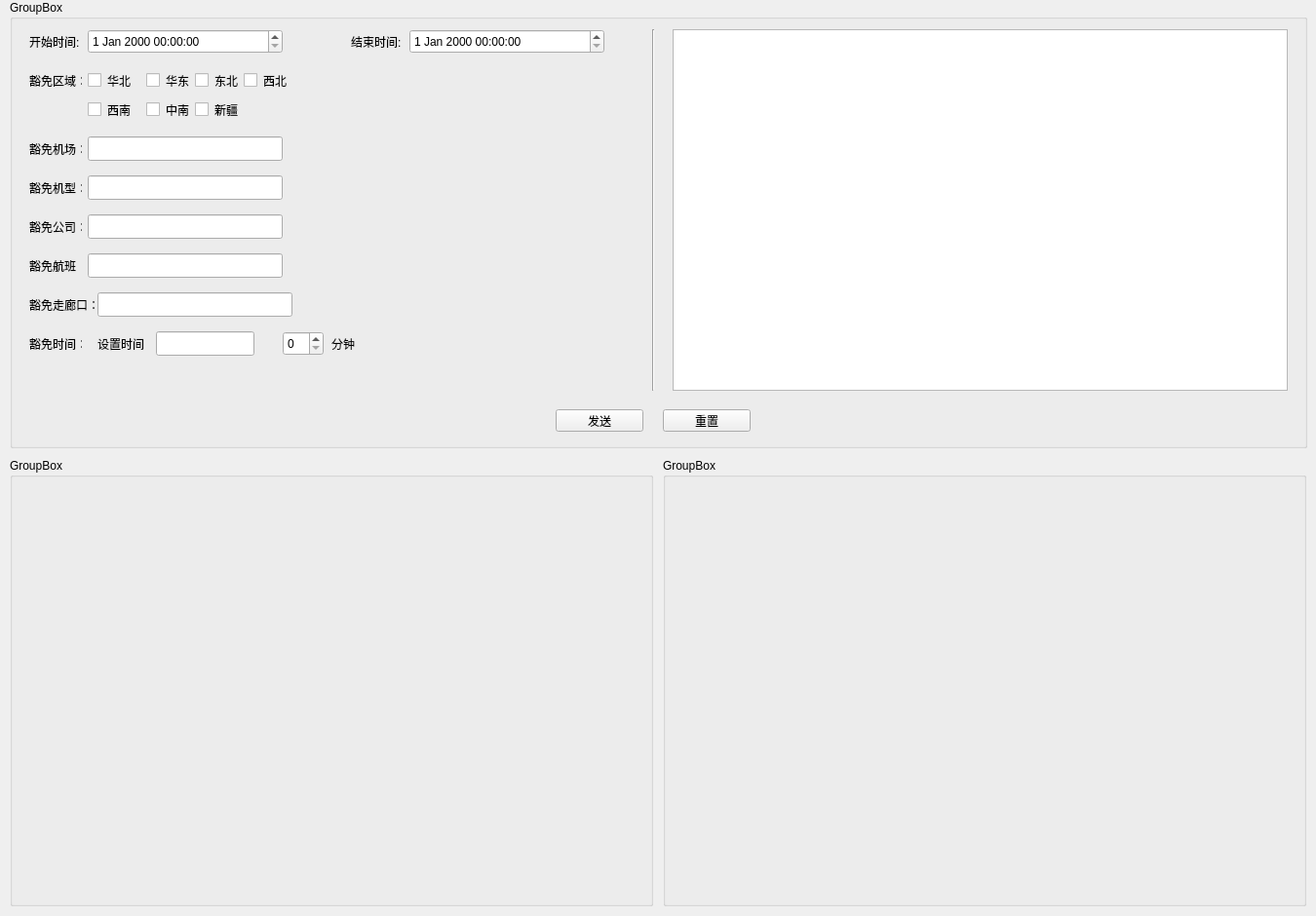
<?xml version="1.0" encoding="UTF-8"?>
<ui version="4.0">
 <class>fmgment</class>
 <widget class="QWidget" name="fmgment">
  <property name="geometry">
   <rect>
    <x>0</x>
    <y>0</y>
    <width>1350</width>
    <height>940</height>
   </rect>
  </property>
  <property name="windowTitle">
   <string>Form</string>
  </property>
  <widget class="QGroupBox" name="groupBox_1">
   <property name="geometry">
    <rect>
     <x>10</x>
     <y>0</y>
     <width>1331</width>
     <height>460</height>
    </rect>
   </property>
   <property name="styleSheet">
    <string notr="true">border-color: qlineargradient(spread:pad, x1:0, y1:0, x2:0, y2:1, stop:0 rgba(255, 255, 255, 255), stop:0.495 rgba(255, 255, 255, 255), stop:0.505 rgba(255, 0, 0, 255), stop:1 rgba(255, 0, 0, 255));</string>
   </property>
   <property name="title">
    <string>GroupBox</string>
   </property>
   <widget class="QLineEdit" name="lineEdit_hmjx">
    <property name="geometry">
     <rect>
      <x>80</x>
      <y>180</y>
      <width>200</width>
      <height>25</height>
     </rect>
    </property>
   </widget>
   <widget class="QLabel" name="label_8">
    <property name="geometry">
     <rect>
      <x>20</x>
      <y>340</y>
      <width>54</width>
      <height>25</height>
     </rect>
    </property>
    <property name="text">
     <string>豁免时间：</string>
    </property>
   </widget>
   <widget class="QLineEdit" name="lineEdit_hmgs">
    <property name="geometry">
     <rect>
      <x>80</x>
      <y>220</y>
      <width>200</width>
      <height>25</height>
     </rect>
    </property>
   </widget>
   <widget class="QLabel" name="label_2">
    <property name="geometry">
     <rect>
      <x>20</x>
      <y>70</y>
      <width>54</width>
      <height>25</height>
     </rect>
    </property>
    <property name="text">
     <string>豁免区域：</string>
    </property>
   </widget>
   <widget class="QCheckBox" name="checkBox_xinjiang">
    <property name="geometry">
     <rect>
      <x>190</x>
      <y>100</y>
      <width>70</width>
      <height>25</height>
     </rect>
    </property>
    <property name="text">
     <string>新疆</string>
    </property>
   </widget>
   <widget class="QCheckBox" name="checkBox_huabei">
    <property name="geometry">
     <rect>
      <x>80</x>
      <y>70</y>
      <width>70</width>
      <height>25</height>
     </rect>
    </property>
    <property name="text">
     <string>华北</string>
    </property>
   </widget>
   <widget class="QLabel" name="label_7">
    <property name="geometry">
     <rect>
      <x>20</x>
      <y>260</y>
      <width>51</width>
      <height>25</height>
     </rect>
    </property>
    <property name="text">
     <string>豁免航班：</string>
    </property>
   </widget>
   <widget class="QLineEdit" name="lineEdit_hmzlk">
    <property name="geometry">
     <rect>
      <x>90</x>
      <y>300</y>
      <width>200</width>
      <height>25</height>
     </rect>
    </property>
   </widget>
   <widget class="QCheckBox" name="checkBox_huadong">
    <property name="geometry">
     <rect>
      <x>140</x>
      <y>70</y>
      <width>70</width>
      <height>25</height>
     </rect>
    </property>
    <property name="text">
     <string>华东</string>
    </property>
   </widget>
   <widget class="QLabel" name="label_9">
    <property name="geometry">
     <rect>
      <x>90</x>
      <y>340</y>
      <width>54</width>
      <height>25</height>
     </rect>
    </property>
    <property name="text">
     <string>设置时间</string>
    </property>
   </widget>
   <widget class="QLineEdit" name="lineEdit_settime">
    <property name="geometry">
     <rect>
      <x>150</x>
      <y>340</y>
      <width>101</width>
      <height>25</height>
     </rect>
    </property>
   </widget>
   <widget class="QLabel" name="label_starttime_5">
    <property name="geometry">
     <rect>
      <x>330</x>
      <y>340</y>
      <width>31</width>
      <height>25</height>
     </rect>
    </property>
    <property name="text">
     <string>分钟</string>
    </property>
   </widget>
   <widget class="QCheckBox" name="checkBox_dongbei">
    <property name="geometry">
     <rect>
      <x>190</x>
      <y>70</y>
      <width>70</width>
      <height>25</height>
     </rect>
    </property>
    <property name="text">
     <string>东北</string>
    </property>
   </widget>
   <widget class="QLabel" name="label_4">
    <property name="geometry">
     <rect>
      <x>20</x>
      <y>180</y>
      <width>54</width>
      <height>25</height>
     </rect>
    </property>
    <property name="text">
     <string>豁免机型：</string>
    </property>
   </widget>
   <widget class="QLineEdit" name="lineEdit_hmjc">
    <property name="geometry">
     <rect>
      <x>80</x>
      <y>140</y>
      <width>200</width>
      <height>25</height>
     </rect>
    </property>
   </widget>
   <widget class="QLineEdit" name="lineEdit_hmhb">
    <property name="geometry">
     <rect>
      <x>80</x>
      <y>260</y>
      <width>200</width>
      <height>25</height>
     </rect>
    </property>
   </widget>
   <widget class="QCheckBox" name="checkBox_xinan">
    <property name="geometry">
     <rect>
      <x>80</x>
      <y>100</y>
      <width>70</width>
      <height>25</height>
     </rect>
    </property>
    <property name="text">
     <string>西南</string>
    </property>
   </widget>
   <widget class="QLabel" name="label_6">
    <property name="geometry">
     <rect>
      <x>20</x>
      <y>220</y>
      <width>54</width>
      <height>25</height>
     </rect>
    </property>
    <property name="text">
     <string>豁免公司：</string>
    </property>
   </widget>
   <widget class="QLabel" name="label_5">
    <property name="geometry">
     <rect>
      <x>20</x>
      <y>300</y>
      <width>71</width>
      <height>25</height>
     </rect>
    </property>
    <property name="text">
     <string>豁免走廊口：</string>
    </property>
   </widget>
   <widget class="QCheckBox" name="checkBox_zhongnan">
    <property name="geometry">
     <rect>
      <x>140</x>
      <y>100</y>
      <width>70</width>
      <height>25</height>
     </rect>
    </property>
    <property name="text">
     <string>中南</string>
    </property>
   </widget>
   <widget class="QLabel" name="label_starttime">
    <property name="geometry">
     <rect>
      <x>20</x>
      <y>30</y>
      <width>61</width>
      <height>25</height>
     </rect>
    </property>
    <property name="text">
     <string>开始时间:</string>
    </property>
   </widget>
   <widget class="QLabel" name="label_3">
    <property name="geometry">
     <rect>
      <x>20</x>
      <y>140</y>
      <width>54</width>
      <height>25</height>
     </rect>
    </property>
    <property name="text">
     <string>豁免机场：</string>
    </property>
   </widget>
   <widget class="QSpinBox" name="spinBox_endtime_2">
    <property name="geometry">
     <rect>
      <x>280</x>
      <y>340</y>
      <width>42</width>
      <height>25</height>
     </rect>
    </property>
   </widget>
   <widget class="QCheckBox" name="checkBox_xibei">
    <property name="geometry">
     <rect>
      <x>240</x>
      <y>70</y>
      <width>70</width>
      <height>25</height>
     </rect>
    </property>
    <property name="text">
     <string>西北</string>
    </property>
   </widget>
   <widget class="QDateTimeEdit" name="dateTimeEdit_start">
    <property name="geometry">
     <rect>
      <x>80</x>
      <y>30</y>
      <width>200</width>
      <height>25</height>
     </rect>
    </property>
   </widget>
   <widget class="QLabel" name="label_endtime">
    <property name="geometry">
     <rect>
      <x>350</x>
      <y>30</y>
      <width>61</width>
      <height>25</height>
     </rect>
    </property>
    <property name="text">
     <string>结束时间:</string>
    </property>
   </widget>
   <widget class="QDateTimeEdit" name="dateTimeEdit_end">
    <property name="geometry">
     <rect>
      <x>410</x>
      <y>30</y>
      <width>200</width>
      <height>25</height>
     </rect>
    </property>
   </widget>
   <widget class="QPushButton" name="pushButton_OK">
    <property name="geometry">
     <rect>
      <x>560</x>
      <y>420</y>
      <width>90</width>
      <height>23</height>
     </rect>
    </property>
    <property name="text">
     <string>发送</string>
    </property>
   </widget>
   <widget class="QTableWidget" name="tableWidget">
    <property name="geometry">
     <rect>
      <x>680</x>
      <y>30</y>
      <width>631</width>
      <height>371</height>
     </rect>
    </property>
   </widget>
   <widget class="Line" name="line">
    <property name="geometry">
     <rect>
      <x>650</x>
      <y>30</y>
      <width>21</width>
      <height>371</height>
     </rect>
    </property>
    <property name="orientation">
     <enum>Qt::Vertical</enum>
    </property>
   </widget>
   <widget class="QPushButton" name="pushButton_Reset">
    <property name="geometry">
     <rect>
      <x>670</x>
      <y>420</y>
      <width>90</width>
      <height>23</height>
     </rect>
    </property>
    <property name="text">
     <string>重置</string>
    </property>
   </widget>
   <widget class="QLabel" name="label_hmjcts">
    <property name="geometry">
     <rect>
      <x>290</x>
      <y>140</y>
      <width>141</width>
      <height>25</height>
     </rect>
    </property>
    <property name="text">
     <string/>
    </property>
   </widget>
  </widget>
  <widget class="QGroupBox" name="groupBox_3">
   <property name="geometry">
    <rect>
     <x>10</x>
     <y>470</y>
     <width>660</width>
     <height>460</height>
    </rect>
   </property>
   <property name="title">
    <string>GroupBox</string>
   </property>
   <widget class="QWidget" name="verticalLayoutWidget">
    <property name="geometry">
     <rect>
      <x>10</x>
      <y>20</y>
      <width>641</width>
      <height>421</height>
     </rect>
    </property>
    <layout class="QVBoxLayout" name="layout_plot"/>
   </widget>
  </widget>
  <widget class="QGroupBox" name="groupBox_4">
   <property name="geometry">
    <rect>
     <x>680</x>
     <y>470</y>
     <width>660</width>
     <height>460</height>
    </rect>
   </property>
   <property name="title">
    <string>GroupBox</string>
   </property>
   <widget class="QWidget" name="verticalLayoutWidget_2">
    <property name="geometry">
     <rect>
      <x>10</x>
      <y>20</y>
      <width>641</width>
      <height>431</height>
     </rect>
    </property>
    <layout class="QVBoxLayout" name="layout_outComing"/>
   </widget>
  </widget>
 </widget>
 <resources/>
 <connections/>
</ui>
